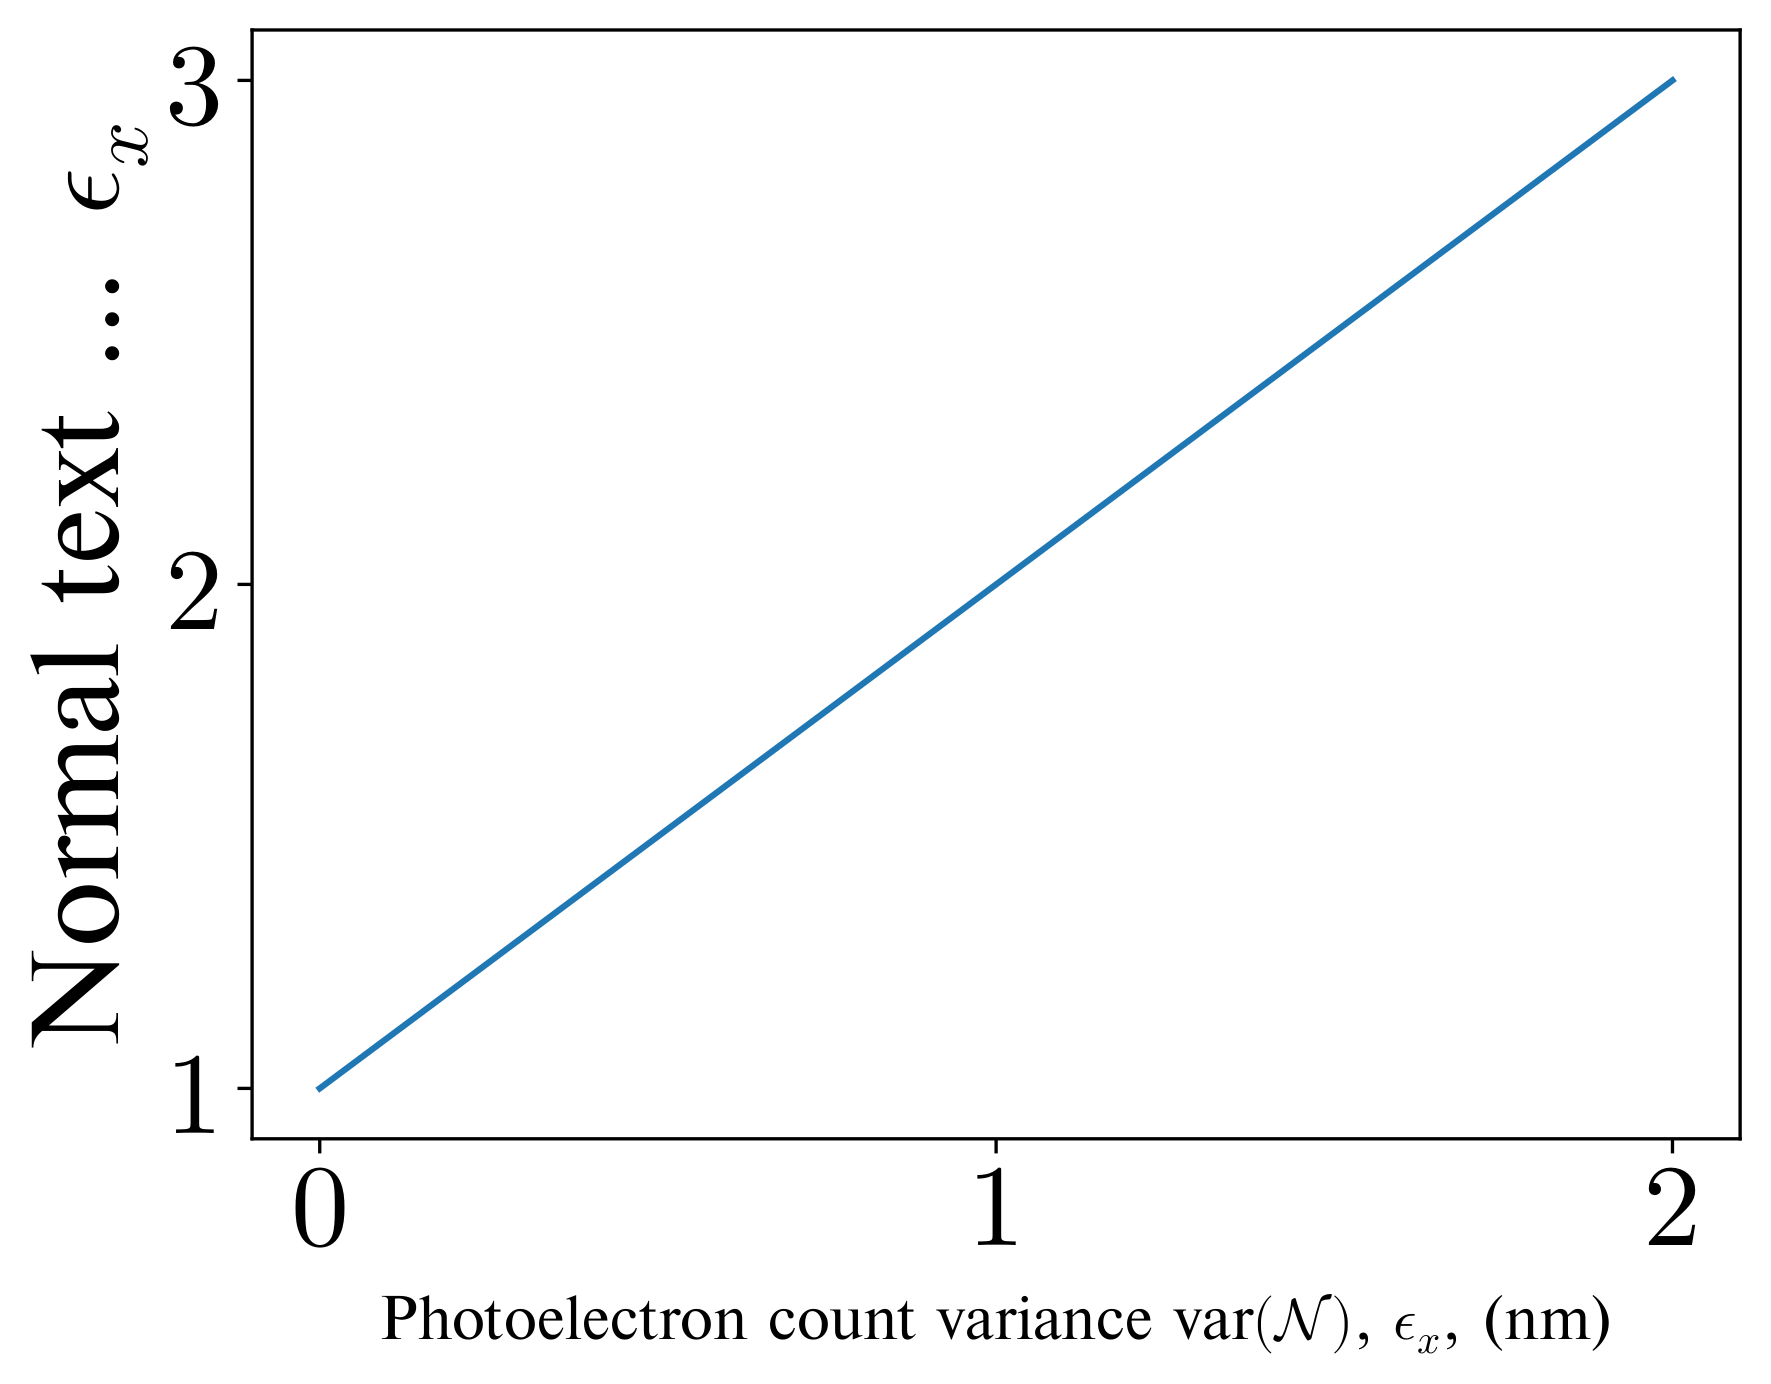

This chart was generated by the following Python code:
from fur.path_assistant import get_plot_style_sheet
import matplotlib.pyplot as plt
import matplotlib as mpl
import matplotlib.font_manager as fm
fm._rebuild()
# -*- coding:utf-8 -*-

mpl.use("pgf")
plt.style.use(get_plot_style_sheet("prl"))


plt.plot([1, 2, 3])
plt.xlabel(
    r'Photoelectron count variance $\mathrm{var}(\mathcal{N})$, $\epsilon_x$, (\SI{}{nm})', fontsize=14)
plt.ylabel(r'Normal text ...  $\epsilon_x$', fontsize=28)
plt.savefig("plot.png",
            dpi=300, bbox_inches='tight')
